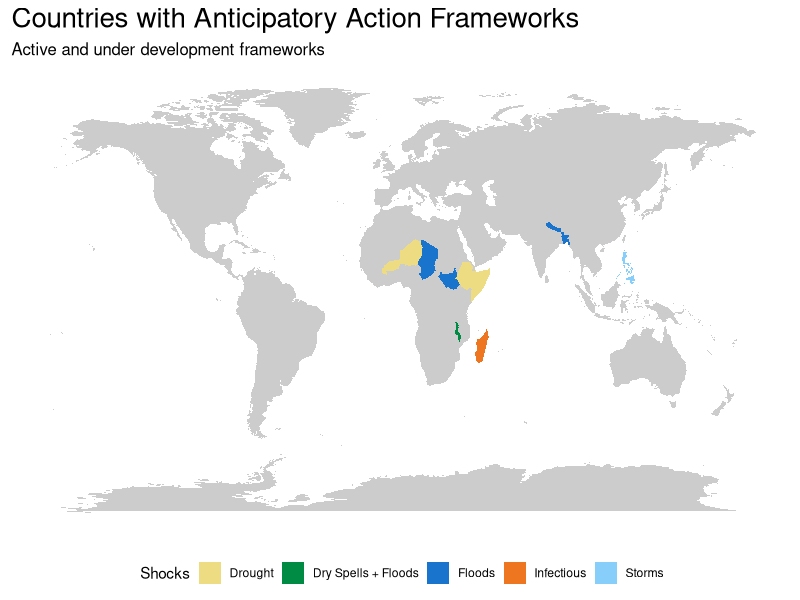

This chart was generated by the following R code:
###
# Install packages
###
library(tidyverse)

###
# set up paths
###
data_dir <- Sys.getenv("AA_DATA_DIR")
plot_path <- paste0(data_dir, "/public/processed/glb/plots")

###
# get world map
###
world_map <- map_data("world")

###
# identify AA pilots
###

# list countries and shocks
drought <- c("Somalia", "Ethiopia", "Niger", "Burkina Faso")
floods <- c("Bangladesh", "Nepal", "Chad", "South Sudan")
dual <- c("Malawi")
storms <- c("Philippines") # There is no "The" in the world_map
infectious <- c("Madagascar")

aa_countries_list <- data.frame(country = drought, shock = "Drought") 
aa_countries_list <- rbind(aa_countries_list, data.frame(country = dual, shock = "Dry Spells + Floods"))
aa_countries_list <- rbind(aa_countries_list, data.frame(country = floods, shock = "Floods"))
aa_countries_list <- rbind(aa_countries_list, data.frame(country = storms, shock = "Storms"))
aa_countries_list <- rbind(aa_countries_list, data.frame(country = infectious, shock = "Infectious"))

length(unique(aa_countries_list$country)) # number of unique countries

world_map$aa_country <- ifelse(world_map$region %in% aa_countries_list$country, 1, 0) # binary is a AA country or not
world_map$aa_country <- as.factor(world_map$aa_country)
world_map %>% filter(aa_country == 1) %>% summarise(unique(region)) # check that every aa country is in world map with same spelling as above

world_map <- world_map %>% # add shock info to map info
  left_join(aa_countries_list, by = c('region' = 'country'))

world_map$shock <- as.factor(world_map$shock) # formatting

aa_countries_map <-  world_map %>% filter(!is.na(shock)) # subset mapping + shock info for aa countries

###
# map AA countries
###

# select colors for each shock, in order: drought, dry spells + floods, floods, infectious, storms
colours <- gplots::col2hex(c("lightgoldenrod2", "springgreen4" , "dodgerblue3", "chocolate2", "lightskyblue"))

# plot map and colorise AA countries
ggplot(world_map, aes(x = long, y = lat, group = group)) +
  geom_polygon(fill = "#CCCCCC") +
  geom_polygon(data = aa_countries_map, aes(x = long, y = lat, group = group, fill = shock), show.legend = TRUE) +
  scale_fill_manual(values =  colours, name = "Shocks") +
  labs(title = 'Countries with Anticipatory Action Frameworks'
       ,subtitle = "Active and under development frameworks") +
  theme(legend.position="bottom"
        ,plot.title = element_text(size = 20)
        ,plot.subtitle = element_text(size = 12)
        ,axis.text = element_blank()
        ,axis.title = element_blank()
        ,axis.ticks = element_blank()
        ,panel.background = element_rect(fill = "white")
        ,panel.grid = element_blank()
  )

# save plot ## NOTE Programmatically saving the image distorts it. Better save through the GUI for now until we figure out the issue. Saved with dimensions of 1426 x 744px
#ggsave(paste0(plot_path, "/aa_countries_map.png"), width = 1426, height = 744, units = "px", dpi = 300)
